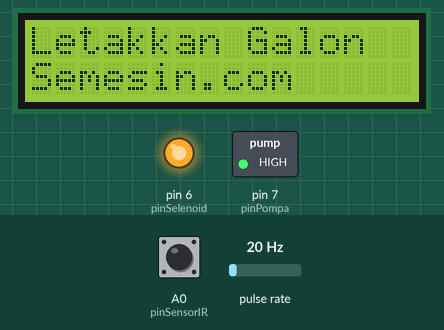
Simulated run of this sketch. Board: Arduino Uno, built with avr-gcc and run on an emulated ATmega328P. On the bench: 16×2 character LCD, switched loads named in the sketch (green lamp = pin HIGH), output pins drawn as LEDs (lit = HIGH). Wiring (inferred from the names in the program): pulse sensor: data pin 2. Inputs (shaded band) come from the test bench; at power-on: A0 (pinSensorIR) HIGH, pulse rate 20 Hz. What the sketch prints to the serial monitor is not drawn.

Above: at 4.3 s.
4.4 s: A0 (pinSensorIR) driven LOW
At 6.0 s:
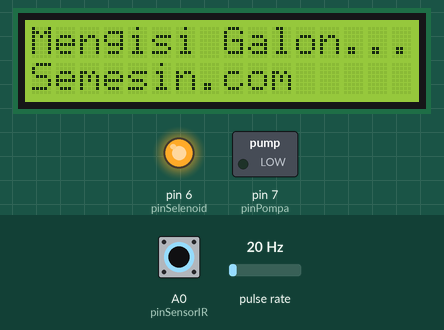
7.4 s: A0 (pinSensorIR) driven HIGH
At 10.2 s:
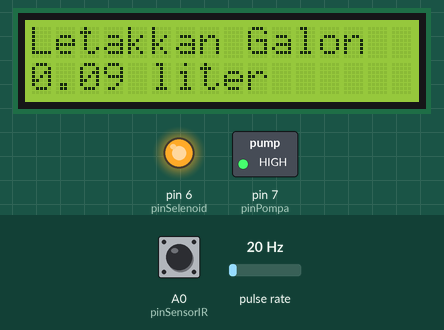
10.4 s: A0 (pinSensorIR) pulsed LOW 5 times (0.12 s each, 0.3 s apart)
At 15.2 s:
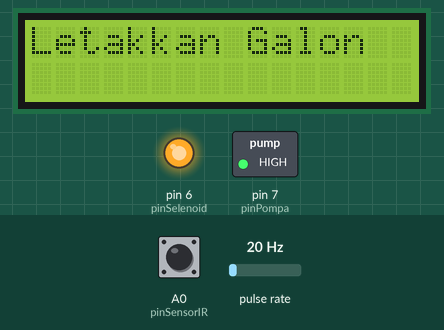
Timing chart, 0 to 16.7 s (numbered marks = the images above; inputs shaded):
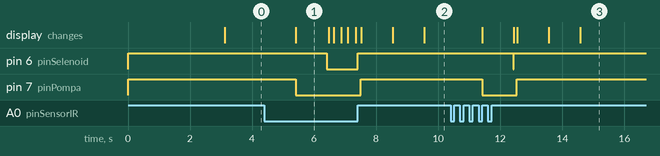

The sketch:

AutoRefil.ino
```cpp
#define kapasitasGalon      19//liter
#define pulsaPerLiter       450//sesuai spesifikasi sensor water flow

#define pinWaterFlow        2
#define pinSensorIR         A0
#define pinPompa            7
#define pinSelenoid         6

#define IRAktif             LOW
#define relayAktif          LOW

#include <Wire.h>
#include <LiquidCrystal_I2C.h>
#include <util/atomic.h>

LiquidCrystal_I2C lcd(0x3F, 16, 2);
volatile uint16_t pulseCount;

void setup() {
  digitalWrite(pinPompa, !relayAktif);
  digitalWrite(pinSelenoid, !relayAktif);
  pinMode(pinWaterFlow, INPUT);
  pinMode(pinSensorIR, INPUT);
  pinMode(pinPompa, OUTPUT);
  pinMode(pinSelenoid, OUTPUT);

  Serial.begin(9600);
  Serial.println(F("Pengisi galon otomatis"));
  Serial.println(F("https://www.semesin.com/project"));


  Wire.begin();
  Wire.beginTransmission(0x3F);
  if (Wire.endTransmission())
  {
    lcd = LiquidCrystal_I2C(0x27, 16, 2);
  }
  lcd.begin();

  lcd.backlight();
  lcd.print("Pengisi galon");
  lcd.setCursor(0, 1);
  lcd.print("Semesin.com");
  delay(3000);


  lcd.setCursor(0, 0);
  lcd.print("ambil Galon     ");
  while (digitalRead(pinSensorIR) == IRAktif); //deteksi awal : jika ada galon kosongkan dahulu

  attachInterrupt(digitalPinToInterrupt(pinWaterFlow), pulseCounter, FALLING);
}

void loop() {
  lcd.setCursor(0, 0);
  lcd.print("Letakkan Galon  ");
  while (digitalRead(pinSensorIR) == !IRAktif);

  delay(1000);//memastikan galon diletakkan

  if (digitalRead(pinSensorIR) == IRAktif)
  {
    lcd.setCursor(0, 0);
    lcd.print("Mengisi Galon...");

    pulseCount = 0;
    digitalWrite(pinPompa, relayAktif);
    delay(1000);
    digitalWrite(pinSelenoid, relayAktif);

    lcd.setCursor(0, 1);
    lcd.print("                ");
    uint16_t jumlahPulsa;

    while ((jumlahPulsa < kapasitasGalon * pulsaPerLiter) && (digitalRead(pinSensorIR) == IRAktif))
    {
      ATOMIC_BLOCK(ATOMIC_FORCEON)
      {
        jumlahPulsa = pulseCount;
      }

      lcd.setCursor(0, 1);
      lcd.print((1.0 * jumlahPulsa / pulsaPerLiter));
      lcd.print(" liter");
    }

    digitalWrite(pinSelenoid, !relayAktif);
    delay(100);
    digitalWrite(pinPompa, !relayAktif);

    lcd.setCursor(0, 0);
    if (jumlahPulsa >= kapasitasGalon * pulsaPerLiter)
    {
      lcd.print("Galon penuh     ");
    }
    else if (digitalRead(pinSensorIR) != IRAktif)
    {
      lcd.print("Galon tidak ada ");
    }

    delay(1000);
    lcd.setCursor(0, 0);
    lcd.print("silahkan ambil  ");

    while (digitalRead(pinSensorIR) == IRAktif);
    delay(1000);//memastikan galon sudah diambil
    while (digitalRead(pinSensorIR) == IRAktif);
  }
}

void pulseCounter()
{
  pulseCount++;
}
```

Measured:
- after the input at 4.4 s, pin 6 (pinSelenoid): HIGH → LOW after 2.0 s; pin 7 (pinPompa): HIGH → LOW after 1.0 s; the display: changes after 1.0 s (image 1)
- after the input at 7.4 s, pin 6 (pinSelenoid): LOW → HIGH at once; pin 7 (pinPompa): LOW → HIGH after 0.11 s; the display: first changes after 0.12 s (image 2 shows a later state)
- after the input at 10.4 s, pin 6 (pinSelenoid): HIGH → LOW after 2.0 s, → HIGH 0.02 s later; pin 7 (pinPompa): HIGH → LOW after 1.0 s, → HIGH 1.1 s later; the display: first changes after 1.0 s (image 3 shows a later state)
- what the display in image 1 shows lasts 1.1 s, from 5.4 s to 6.5 s
